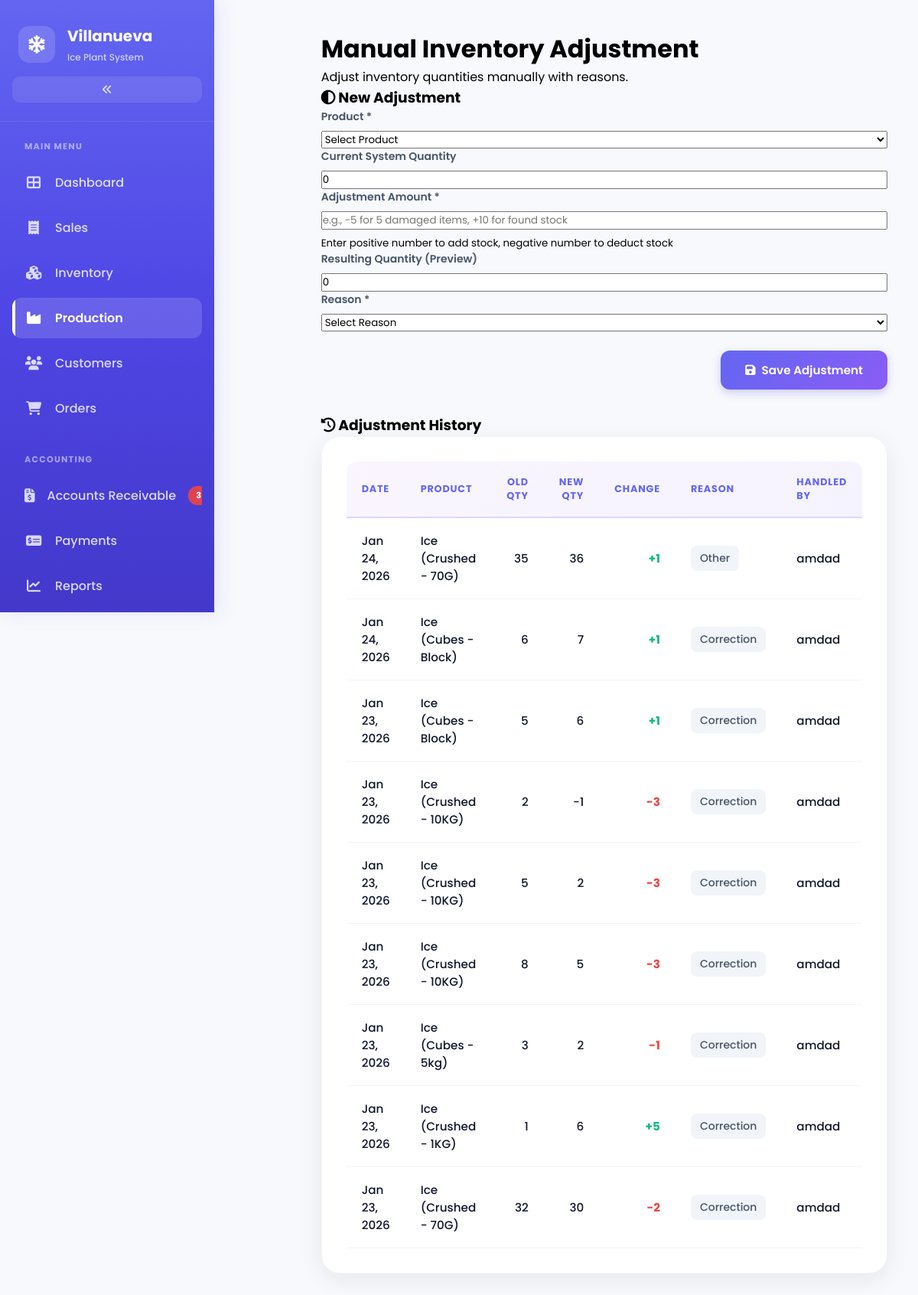
Page /capstone/pages/manual_adjustment.php (signed in) on the committed database.
### tables this page shows
CREATE TABLE `adjustment_details` (
  `AdjustmentDetail_ID` int UNSIGNED NOT NULL,
  `Product_ID` int UNSIGNED NOT NULL,
  `Adjustment_ID` int UNSIGNED NOT NULL,
  `old_quantity` int DEFAULT NULL,
  `new_quantity` int DEFAULT NULL,
  `adjustment_type` varchar(50) DEFAULT NULL,
  `reason` varchar(255) DEFAULT NULL,
  `created_at` timestamp NULL DEFAULT NULL,
  `updated_at` timestamp NULL DEFAULT NULL
);

CREATE TABLE `manual_adjustment` (
  `Adjustment_ID` int UNSIGNED NOT NULL,
  `adjustment_date` date DEFAULT NULL,
  `notes` text,
  `created_at` datetime NOT NULL DEFAULT CURRENT_TIMESTAMP,
  `updated_at` datetime DEFAULT NULL,
  `created_by` int UNSIGNED DEFAULT NULL
);

CREATE TABLE `products` (
  `Product_ID` int UNSIGNED NOT NULL,
  `product_name` varchar(100) NOT NULL,
  `form` varchar(50) NOT NULL,
  `unit` varchar(50) DEFAULT NULL,
  `wholesale_price` decimal(10,2) DEFAULT NULL,
  `retail_price` decimal(10,2) DEFAULT NULL,
  `is_discontinued` tinyint NOT NULL DEFAULT '0',
  `description` text,
  `last_update` datetime DEFAULT NULL,
  `created_date` datetime NOT NULL DEFAULT CURRENT_TIMESTAMP,
  `created_at` timestamp NULL DEFAULT NULL,
  `updated_at` timestamp NULL DEFAULT NULL
);

CREATE TABLE `app_users` (
  `User_ID` int UNSIGNED NOT NULL,
  `user_name` varchar(100) NOT NULL,
  `password` varchar(255) NOT NULL,
  `Role_ID` int UNSIGNED DEFAULT NULL,
  `is_active` tinyint NOT NULL DEFAULT '1',
  `status` varchar(50) DEFAULT NULL,
  `linked_user_id` bigint UNSIGNED DEFAULT NULL,
  `created_at` timestamp NULL DEFAULT NULL,
  `updated_at` timestamp NULL DEFAULT NULL
);

### capstone/pages/manual_adjustment.php (the view, shortened to what this page needs)
<?php
require_once '../api/manual_adjustment_backend.php';
$history_query = "SELECT
    ma.adjustment_date,
    p.product_name,
    p.form,
    p.unit,
    ad.old_quantity,
    ad.new_quantity,
    ad.reason,
    u.user_name as handled_by
FROM adjustment_details ad
INNER JOIN manual_adjustment ma ON ad.Adjustment_ID = ma.Adjustment_ID
INNER JOIN products p ON ad.Product_ID = p.Product_ID
LEFT JOIN app_users u ON ma.created_by = u.User_ID
ORDER BY ma.adjustment_date DESC, ma.Adjustment_ID DESC, ad.Adjustmentdetail_ID DESC
LIMIT 100";
$history_result = $conn->query($history_query);
?>
<!DOCTYPE html>
<html lang="en">
<head>
    <link rel="stylesheet" href="https://cdnjs.cloudflare.com/ajax/libs/font-awesome/6.5.1/css/all.min.css">
    <link rel="stylesheet" href="../assets/css/style.css">
</head>
<body>
<div class="dashboard-wrapper">
    <    <aside class="sidebar" id="sidebar">
        <div class="sidebar-header">
            <div class="sidebar-brand">
                <div class="brand-icon">
                    <i class="fas fa-snowflake"></i>
                </div>
                <div class="brand-text">
                    <h2>Villanueva</h2>
                    <p>Ice Plant System</p>
                </div>
            </div>
            <button class="sidebar-toggle" id="sidebarToggle" aria-label="Toggle sidebar">
                <i class="fas fa-angles-left"></i>
            </button>
        </div>
        <nav class="sidebar-menu">
            <div class="menu-section">
                <div class="menu-label">Main Menu</div>
                <a href="../index.php" class="menu-item">
                    <i class="fas fa-th-large"></i>
                    <span>Dashboard</span>
                </a>
                <a href="sales.php" class="menu-item">
                    <i class="fas fa-receipt"></i>
                    <span>Sales</span>
                </a>
                <a href="inventory.php" class="menu-item">
                    <i class="fas fa-cubes"></i>
                    <span>Inventory</span>
                </a>
                <a href="production.php" class="menu-item active">
                    <i class="fas fa-industry"></i>
                    <span>Production</span>
                </a>
                <a href="users.php" class="menu-item">
                    <i class="fas fa-users"></i>
                    <span>Customers</span>
                </a>
                <a href="orders.php" class="menu-item">
                    <i class="fas fa-shopping-cart"></i>
                    <span>Orders</span>
                </a>
            </div>
            <div class="menu-section">
                <div class="menu-label">Accounting</div>
                <a href="#" class="menu-item">
                    <i class="fas fa-file-invoice-dollar"></i>
                    <span>Accounts Receivable</span>
                    <span class="menu-item-badge">3</span>
                </a>
                <a href="#" class="menu-item">
                    <i class="fas fa-money-check-alt"></i>
                    <span>Payments</span>
                </a>
                <a href="reports.php" class="menu-item">
                    <i class="fas fa-chart-line"></i>
                    <span>Reports</span>
                </a>
            </div>
        </nav>
    </aside>!-- Sidebar -->
    <main class="main-content">
        <div class="container">
            <div>
                <h1>Manual Inventory Adjustment</h1>
                <p>Adjust inventory quantities manually with reasons.</p>
            </div>
            <div class="card">
                <div class="card-header">
                    <h3><i class="fas fa-adjust"></i> New Adjustment</h3>
                </div>
                <div class="card-body">
                    <form method="post" class="form">
                        <div class="form-row">
                            <div class="form-group">
                                <label for="product_id">Product *</label>
                                <select id="product_id" name="product_id" required onchange="updateCurrentQuantity()">
                                    <option value="">Select Product</option>
                                </select>
                            </div>
                            <div class="form-group">
                                <label for="current_quantity">Current System Quantity</label>
                                <input type="text" id="current_quantity" readonly value="0">
                            </div>
                        </div>
                        <div class="form-row">
                            <div class="form-group">
                                <label for="adjustment_value">Adjustment Amount *</label>
                                <input type="number" id="adjustment_value" name="adjustment_value" step="0.01" required placeholder="e.g., -5 for 5 damaged items, +10 for found stock" oninput="updateResultingQuantity()">
                                <small>Enter positive number to add stock, negative number to deduct stock</small>
                            </div>
                            <div class="form-group">
                                <label for="resulting_quantity">Resulting Quantity (Preview)</label>
                                <input type="text" id="resulting_quantity" readonly value="0">
                            </div>
                        </div>
                        <div class="form-row">
                            <div class="form-group">
                                <label for="reason">Reason *</label>
                                <select id="reason" name="reason" required>
                                    <option value="">Select Reason</option>
                                </select>
                            </div>
                        </div>
                        <div class="form-actions">
                            <button type="submit" name="save_adjustment" class="btn btn-primary">
                                <i class="fas fa-save"></i> Save Adjustment
                            </button>
                        </div>
                    </form>
                </div>
            </div>
            <div class="card" style="margin-top: 2rem;">
                <div class="card-header">
                    <h3><i class="fas fa-history"></i> Adjustment History</h3>
                </div>
                <div class="card-body">
                    <?php if ($history_result && $history_result->num_rows > 0): ?>
                        <div class="table-container">
                            <table class="table">
                                <thead>
                                    <tr>
                                        <th>Date</th>
                                        <th>Product</th>
                                        <th style="text-align: right;">Old Qty</th>
                                        <th style="text-align: right;">New Qty</th>
                                        <th style="text-align: right;">Change</th>
                                        <th>Reason</th>
                                        <th>Handled By</th>
                                    </tr>
                                </thead>
                                <tbody>
                                    <?php while ($row = $history_result->fetch_assoc()):
                                        $change = $row['new_quantity'] - $row['old_quantity'];
                                        $change_formatted = ($change >= 0 ? '+' : '') . number_format($change, 0);
                                        $change_color = $change >= 0 ? '#10b981' : '#ef4444';
                                        $product_display = htmlspecialchars($row['product_name']);
                                        if (!empty($row['form'])) {
                                            $product_display .= ' (' . htmlspecialchars($row['form']);
                                            if (!empty($row['unit'])) {
                                                $product_display .= ' - ' . htmlspecialchars($row['unit']);
                                            }
                                            $product_display .= ')';
                                        } elseif (!empty($row['unit'])) {
                                            $product_display .= ' (' . htmlspecialchars($row['unit']) . ')';
                                        }
                                    ?>
                                        <tr>
                                            <td><?php echo date('M d, Y', strtotime($row['adjustment_date'])); ?></td>
                                            <td><?php echo $product_display; ?></td>
                                            <td style="text-align: right;"><?php echo number_format($row['old_quantity'], 0); ?></td>
                                            <td style="text-align: right;"><?php echo number_format($row['new_quantity'], 0); ?></td>
                                            <td style="text-align: right; font-weight: 700; color: <?php echo $change_color; ?>;"><?php echo $change_formatted; ?></td>
                                            <td>
                                                <span style="display: inline-block; padding: 0.375rem 0.75rem; background-color: #f1f5f9; border-radius: 8px; font-size: 0.875rem; color: #475569;">
                                                    <?php echo htmlspecialchars($row['reason']); ?>
                                                </span>
                                            </td>
                                            <td><?php echo htmlspecialchars($row['handled_by'] ?? 'N/A'); ?></td>
                                        </tr>
                                    <?php endwhile; ?>
                                </tbody>
                            </table>
                        </div>
                    <?php endif; ?>
                </div>
            </div>
        </div>
    </main>
</div>
</body>
</html>

### rows in the picture
adjustment_details: Adjustment_ID.adjustment_date "Jan 24, 2026", Product_ID.unit "Ice (Crushed - 70G)", old_quantity "35", new_quantity "36", change_formatted "+1", reason "Other", app_users.user_name "amdad"
adjustment_details: Adjustment_ID.adjustment_date "Jan 24, 2026", Product_ID.unit "Ice (Cubes - Block)", old_quantity "6", new_quantity "7", change_formatted "+1", reason "Correction", app_users.user_name "amdad"
adjustment_details: Adjustment_ID.adjustment_date "Jan 23, 2026", Product_ID.unit "Ice (Cubes - Block)", old_quantity "5", new_quantity "6", change_formatted "+1", reason "Correction", app_users.user_name "amdad"
adjustment_details: Adjustment_ID.adjustment_date "Jan 23, 2026", Product_ID.unit "Ice (Crushed - 10KG)", old_quantity "2", new_quantity "-1", change_formatted "-3", reason "Correction", app_users.user_name "amdad"
adjustment_details: Adjustment_ID.adjustment_date "Jan 23, 2026", Product_ID.unit "Ice (Crushed - 10KG)", old_quantity "5", new_quantity "2", change_formatted "-3", reason "Correction", app_users.user_name "amdad"
adjustment_details: Adjustment_ID.adjustment_date "Jan 23, 2026", Product_ID.unit "Ice (Crushed - 10KG)", old_quantity "8", new_quantity "5", change_formatted "-3", reason "Correction", app_users.user_name "amdad"
adjustment_details: Adjustment_ID.adjustment_date "Jan 23, 2026", Product_ID.unit "Ice (Cubes - 5kg)", old_quantity "3", new_quantity "2", change_formatted "-1", reason "Correction", app_users.user_name "amdad"
adjustment_details: Adjustment_ID.adjustment_date "Jan 23, 2026", Product_ID.unit "Ice (Crushed - 1KG)", old_quantity "1", new_quantity "6", change_formatted "+5", reason "Correction", app_users.user_name "amdad"
adjustment_details: Adjustment_ID.adjustment_date "Jan 23, 2026", Product_ID.unit "Ice (Crushed - 70G)", old_quantity "32", new_quantity "30", change_formatted "-2", reason "Correction", app_users.user_name "amdad"
